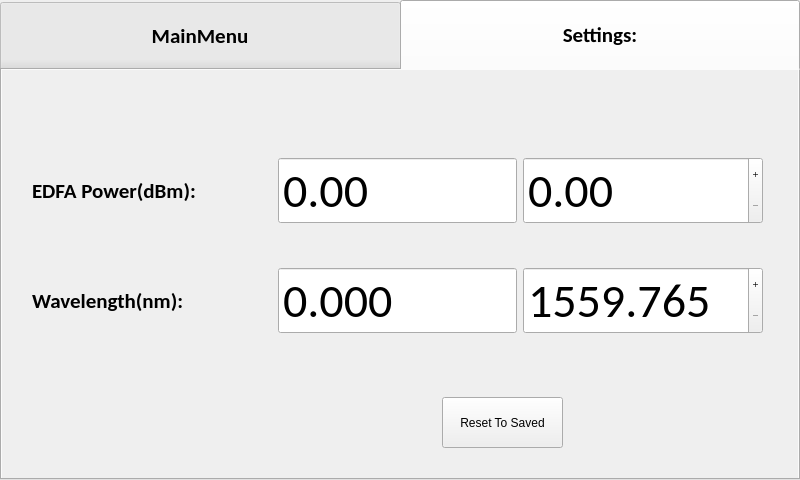
<?xml version="1.0" encoding="UTF-8"?>
<ui version="4.0">
 <class>TouchScreen</class>
 <widget class="QDialog" name="TouchScreen">
  <property name="geometry">
   <rect>
    <x>0</x>
    <y>0</y>
    <width>800</width>
    <height>480</height>
   </rect>
  </property>
  <property name="windowTitle">
   <string>Dialog</string>
  </property>
  <widget class="QTabWidget" name="tabWidget">
   <property name="geometry">
    <rect>
     <x>0</x>
     <y>0</y>
     <width>800</width>
     <height>480</height>
    </rect>
   </property>
   <property name="minimumSize">
    <size>
     <width>800</width>
     <height>0</height>
    </size>
   </property>
   <property name="palette">
    <palette>
     <active>
      <colorrole role="Mid">
       <brush brushstyle="SolidPattern">
        <color alpha="255">
         <red>194</red>
         <green>198</green>
         <blue>189</blue>
        </color>
       </brush>
      </colorrole>
     </active>
     <inactive>
      <colorrole role="Mid">
       <brush brushstyle="SolidPattern">
        <color alpha="255">
         <red>194</red>
         <green>198</green>
         <blue>189</blue>
        </color>
       </brush>
      </colorrole>
     </inactive>
     <disabled>
      <colorrole role="Mid">
       <brush brushstyle="SolidPattern">
        <color alpha="255">
         <red>194</red>
         <green>198</green>
         <blue>189</blue>
        </color>
       </brush>
      </colorrole>
     </disabled>
    </palette>
   </property>
   <property name="font">
    <font>
     <family>Calibri</family>
     <pointsize>16</pointsize>
     <weight>75</weight>
     <bold>true</bold>
    </font>
   </property>
   <property name="styleSheet">
    <string notr="true">QTabBar::tab { height: 70px; width: 400px; }</string>
   </property>
   <property name="tabShape">
    <enum>QTabWidget::Rounded</enum>
   </property>
   <property name="currentIndex">
    <number>1</number>
   </property>
   <property name="iconSize">
    <size>
     <width>40</width>
     <height>23</height>
    </size>
   </property>
   <property name="elideMode">
    <enum>Qt::ElideNone</enum>
   </property>
   <property name="tabBarAutoHide">
    <bool>false</bool>
   </property>
   <widget class="QWidget" name="tab">
    <property name="font">
     <font>
      <family>Calibri</family>
      <pointsize>16</pointsize>
     </font>
    </property>
    <property name="autoFillBackground">
     <bool>true</bool>
    </property>
    <attribute name="title">
     <string>MainMenu</string>
    </attribute>
    <widget class="QPushButton" name="systemOffPushButton">
     <property name="geometry">
      <rect>
       <x>20</x>
       <y>40</y>
       <width>371</width>
       <height>321</height>
      </rect>
     </property>
     <property name="styleSheet">
      <string notr="true">#systemOffPushButton {
background-color: transparent;
border-image: url(:MyFiles/PowerOff.gif);
background: none;
border: none;
background-repeat: none;
}
</string>
     </property>
     <property name="text">
      <string/>
     </property>
    </widget>
    <widget class="QPushButton" name="edfaOffPushButton">
     <property name="geometry">
      <rect>
       <x>570</x>
       <y>150</y>
       <width>71</width>
       <height>61</height>
      </rect>
     </property>
     <property name="styleSheet">
      <string notr="true">#edfaOffPushButton{
background-color: transparent;
border-image: url(:MyFiles/Red.png);
background: none;
border: none;
background-repeat: none;
}
</string>
     </property>
     <property name="text">
      <string/>
     </property>
    </widget>
    <widget class="QLabel" name="label_2">
     <property name="geometry">
      <rect>
       <x>420</x>
       <y>150</y>
       <width>141</width>
       <height>81</height>
      </rect>
     </property>
     <property name="font">
      <font>
       <family>Calibri</family>
       <pointsize>16</pointsize>
       <weight>75</weight>
       <bold>true</bold>
      </font>
     </property>
     <property name="text">
      <string>Amplifier:</string>
     </property>
    </widget>
    <widget class="QPushButton" name="laserOffPushButton">
     <property name="geometry">
      <rect>
       <x>570</x>
       <y>50</y>
       <width>71</width>
       <height>61</height>
      </rect>
     </property>
     <property name="styleSheet">
      <string notr="true">#laserOffPushButton{
background-color: transparent;
border-image: url(:MyFiles/Red.png);
background: none;
border: none;
background-repeat: none;
}
</string>
     </property>
     <property name="text">
      <string/>
     </property>
    </widget>
    <widget class="QLabel" name="label">
     <property name="geometry">
      <rect>
       <x>420</x>
       <y>40</y>
       <width>141</width>
       <height>81</height>
      </rect>
     </property>
     <property name="font">
      <font>
       <family>Calibri</family>
       <pointsize>16</pointsize>
       <weight>75</weight>
       <bold>true</bold>
      </font>
     </property>
     <property name="text">
      <string>Laser:</string>
     </property>
    </widget>
    <widget class="QLabel" name="label_7">
     <property name="geometry">
      <rect>
       <x>420</x>
       <y>260</y>
       <width>131</width>
       <height>41</height>
      </rect>
     </property>
     <property name="font">
      <font>
       <family>Calibri</family>
       <pointsize>16</pointsize>
       <weight>75</weight>
       <bold>true</bold>
      </font>
     </property>
     <property name="text">
      <string>Stable:</string>
     </property>
    </widget>
    <widget class="QPushButton" name="stableOnPushButton">
     <property name="enabled">
      <bool>false</bool>
     </property>
     <property name="geometry">
      <rect>
       <x>570</x>
       <y>250</y>
       <width>71</width>
       <height>61</height>
      </rect>
     </property>
     <property name="styleSheet">
      <string notr="true">#stableOnPushButton {
background-color: transparent;
border-image: url(:MyFiles/Green.png);
background: none;
border: none;
background-repeat: none;
}
</string>
     </property>
     <property name="text">
      <string/>
     </property>
    </widget>
    <widget class="QPushButton" name="laserOnPushButton">
     <property name="geometry">
      <rect>
       <x>570</x>
       <y>50</y>
       <width>71</width>
       <height>61</height>
      </rect>
     </property>
     <property name="styleSheet">
      <string notr="true">#laserOnPushButton {
background-color: transparent;
border-image: url(:MyFiles/Green.png);
background: none;
border: none;
background-repeat: none;
}
</string>
     </property>
     <property name="text">
      <string/>
     </property>
    </widget>
    <widget class="QPushButton" name="edfaOnPushButton">
     <property name="geometry">
      <rect>
       <x>570</x>
       <y>150</y>
       <width>71</width>
       <height>61</height>
      </rect>
     </property>
     <property name="styleSheet">
      <string notr="true">#edfaOnPushButton {
background-color: transparent;
border-image: url(:MyFiles/Green.png);
background: none;
border: none;
background-repeat: none;
}
</string>
     </property>
     <property name="text">
      <string/>
     </property>
    </widget>
    <widget class="QPushButton" name="stableOffPushButton">
     <property name="enabled">
      <bool>false</bool>
     </property>
     <property name="geometry">
      <rect>
       <x>570</x>
       <y>250</y>
       <width>71</width>
       <height>61</height>
      </rect>
     </property>
     <property name="styleSheet">
      <string notr="true">#stableOffPushButton{
background-color: transparent;
border-image: url(:MyFiles/Red.png);
background: none;
border: none;
background-repeat: none;
}
</string>
     </property>
     <property name="text">
      <string/>
     </property>
    </widget>
    <widget class="QPushButton" name="systemOnPushButton">
     <property name="geometry">
      <rect>
       <x>20</x>
       <y>40</y>
       <width>371</width>
       <height>321</height>
      </rect>
     </property>
     <property name="styleSheet">
      <string notr="true">#systemOnPushButton {
background-color: transparent;
border-image: url(:MyFiles/PowerOn.gif);
background: none;
border: none;
background-repeat: none;
}
</string>
     </property>
     <property name="text">
      <string/>
     </property>
    </widget>
    <widget class="QPushButton" name="laserPortOffPushButton">
     <property name="geometry">
      <rect>
       <x>670</x>
       <y>50</y>
       <width>71</width>
       <height>61</height>
      </rect>
     </property>
     <property name="styleSheet">
      <string notr="true">#laserPortOffPushButton{
background-color: transparent;
border-image: url(:MyFiles/Red.png);
background: none;
border: none;
background-repeat: none;
}
</string>
     </property>
     <property name="text">
      <string/>
     </property>
    </widget>
    <widget class="QPushButton" name="edfaPortOffPushButton">
     <property name="geometry">
      <rect>
       <x>670</x>
       <y>150</y>
       <width>71</width>
       <height>61</height>
      </rect>
     </property>
     <property name="styleSheet">
      <string notr="true">#edfaPortOffPushButton {
background-color: transparent;
border-image: url(:MyFiles/Red.png);
background: none;
border: none;
background-repeat: none;
}
</string>
     </property>
     <property name="text">
      <string/>
     </property>
    </widget>
    <widget class="QPushButton" name="laserPortOnPushButton">
     <property name="geometry">
      <rect>
       <x>670</x>
       <y>50</y>
       <width>71</width>
       <height>61</height>
      </rect>
     </property>
     <property name="styleSheet">
      <string notr="true">#laserPortOnPushButton{
background-color: transparent;
border-image: url(:MyFiles/Green.png);
background: none;
border: none;
background-repeat: none;
}
</string>
     </property>
     <property name="text">
      <string/>
     </property>
    </widget>
    <widget class="QPushButton" name="edfaPortOnPushButton">
     <property name="geometry">
      <rect>
       <x>670</x>
       <y>150</y>
       <width>71</width>
       <height>61</height>
      </rect>
     </property>
     <property name="styleSheet">
      <string notr="true">#edfaPortOnPushButton{
background-color: transparent;
border-image: url(:MyFiles/Green.png);
background: none;
border: none;
background-repeat: none;
}
</string>
     </property>
     <property name="text">
      <string/>
     </property>
    </widget>
    <widget class="QWidget" name="layoutWidget">
     <property name="geometry">
      <rect>
       <x>570</x>
       <y>20</y>
       <width>221</width>
       <height>33</height>
      </rect>
     </property>
     <layout class="QHBoxLayout" name="horizontalLayout_3">
      <item>
       <widget class="QLabel" name="label_6">
        <property name="font">
         <font>
          <family>Calibri</family>
          <pointsize>10</pointsize>
          <weight>75</weight>
          <bold>true</bold>
         </font>
        </property>
        <property name="text">
         <string>Emission:</string>
        </property>
       </widget>
      </item>
      <item>
       <widget class="QLabel" name="label_8">
        <property name="font">
         <font>
          <family>Calibri</family>
          <pointsize>10</pointsize>
          <weight>75</weight>
          <bold>true</bold>
         </font>
        </property>
        <property name="text">
         <string>Port:</string>
        </property>
       </widget>
      </item>
     </layout>
    </widget>
    <zorder>layoutWidget</zorder>
    <zorder>edfaPortOnPushButton</zorder>
    <zorder>edfaPortOffPushButton</zorder>
    <zorder>laserPortOnPushButton</zorder>
    <zorder>systemOnPushButton</zorder>
    <zorder>edfaOnPushButton</zorder>
    <zorder>laserOnPushButton</zorder>
    <zorder>systemOffPushButton</zorder>
    <zorder>edfaOffPushButton</zorder>
    <zorder>label_2</zorder>
    <zorder>laserOffPushButton</zorder>
    <zorder>label</zorder>
    <zorder>label_7</zorder>
    <zorder>stableOnPushButton</zorder>
    <zorder>stableOffPushButton</zorder>
    <zorder>laserPortOffPushButton</zorder>
   </widget>
   <widget class="QWidget" name="tab_2">
    <property name="autoFillBackground">
     <bool>true</bool>
    </property>
    <attribute name="title">
     <string>Settings:</string>
    </attribute>
    <widget class="QPushButton" name="savePushButton">
     <property name="geometry">
      <rect>
       <x>600</x>
       <y>310</y>
       <width>131</width>
       <height>81</height>
      </rect>
     </property>
     <property name="font">
      <font>
       <family>Comic Sans MS</family>
       <pointsize>10</pointsize>
       <weight>75</weight>
       <bold>true</bold>
      </font>
     </property>
     <property name="styleSheet">
      <string notr="true">#savePushButton {
background-color: transparent;
border-image: url(:MyFiles/Save.gif);
background: none;
border: none;
background-repeat: none;
}
</string>
     </property>
     <property name="text">
      <string/>
     </property>
    </widget>
    <widget class="QWidget" name="layoutWidget">
     <property name="geometry">
      <rect>
       <x>30</x>
       <y>50</y>
       <width>731</width>
       <height>252</height>
      </rect>
     </property>
     <layout class="QVBoxLayout" name="verticalLayout">
      <item>
       <layout class="QHBoxLayout" name="horizontalLayout_2">
        <item>
         <widget class="QLabel" name="label_3">
          <property name="font">
           <font>
            <family>Calibri</family>
            <pointsize>16</pointsize>
            <weight>75</weight>
            <bold>true</bold>
           </font>
          </property>
          <property name="text">
           <string>EDFA Power(dBm):</string>
          </property>
         </widget>
        </item>
        <item>
         <widget class="QDoubleSpinBox" name="powerReadoutSpinBox">
          <property name="font">
           <font>
            <family>Calibri</family>
            <pointsize>36</pointsize>
           </font>
          </property>
          <property name="readOnly">
           <bool>true</bool>
          </property>
          <property name="buttonSymbols">
           <enum>QAbstractSpinBox::NoButtons</enum>
          </property>
          <property name="showGroupSeparator" stdset="0">
           <bool>false</bool>
          </property>
          <property name="decimals">
           <number>2</number>
          </property>
          <property name="maximum">
           <double>999.990000000000009</double>
          </property>
         </widget>
        </item>
        <item>
         <widget class="QDoubleSpinBox" name="powerSetpointSpinBox">
          <property name="font">
           <font>
            <family>Calibri</family>
            <pointsize>36</pointsize>
           </font>
          </property>
          <property name="buttonSymbols">
           <enum>QAbstractSpinBox::PlusMinus</enum>
          </property>
          <property name="decimals">
           <number>2</number>
          </property>
          <property name="maximum">
           <double>30.000000000000000</double>
          </property>
          <property name="singleStep">
           <double>0.010000000000000</double>
          </property>
         </widget>
        </item>
       </layout>
      </item>
      <item>
       <layout class="QHBoxLayout" name="horizontalLayout">
        <item>
         <widget class="QLabel" name="label_5">
          <property name="font">
           <font>
            <family>Calibri</family>
            <pointsize>16</pointsize>
            <weight>75</weight>
            <bold>true</bold>
           </font>
          </property>
          <property name="text">
           <string>Wavelength(nm):</string>
          </property>
         </widget>
        </item>
        <item>
         <widget class="QDoubleSpinBox" name="wavelengthReadoutSpinBox">
          <property name="font">
           <font>
            <family>Calibri</family>
            <pointsize>36</pointsize>
           </font>
          </property>
          <property name="readOnly">
           <bool>true</bool>
          </property>
          <property name="buttonSymbols">
           <enum>QAbstractSpinBox::NoButtons</enum>
          </property>
          <property name="showGroupSeparator" stdset="0">
           <bool>false</bool>
          </property>
          <property name="decimals">
           <number>3</number>
          </property>
          <property name="maximum">
           <double>9999.998999999999796</double>
          </property>
         </widget>
        </item>
        <item>
         <widget class="QDoubleSpinBox" name="wavelengthSetpointSpinBox">
          <property name="font">
           <font>
            <family>Calibri</family>
            <pointsize>36</pointsize>
           </font>
          </property>
          <property name="buttonSymbols">
           <enum>QAbstractSpinBox::PlusMinus</enum>
          </property>
          <property name="decimals">
           <number>3</number>
          </property>
          <property name="minimum">
           <double>1559.765000000000100</double>
          </property>
          <property name="maximum">
           <double>1560.886999999999944</double>
          </property>
          <property name="singleStep">
           <double>0.001000000000000</double>
          </property>
         </widget>
        </item>
       </layout>
      </item>
     </layout>
    </widget>
    <widget class="QPushButton" name="loadDefaultPushButton">
     <property name="geometry">
      <rect>
       <x>440</x>
       <y>327</y>
       <width>121</width>
       <height>51</height>
      </rect>
     </property>
     <property name="text">
      <string>Reset To Saved</string>
     </property>
    </widget>
    <zorder>layoutWidget</zorder>
    <zorder>savePushButton</zorder>
    <zorder>loadDefaultPushButton</zorder>
   </widget>
  </widget>
 </widget>
 <resources/>
 <connections/>
</ui>
